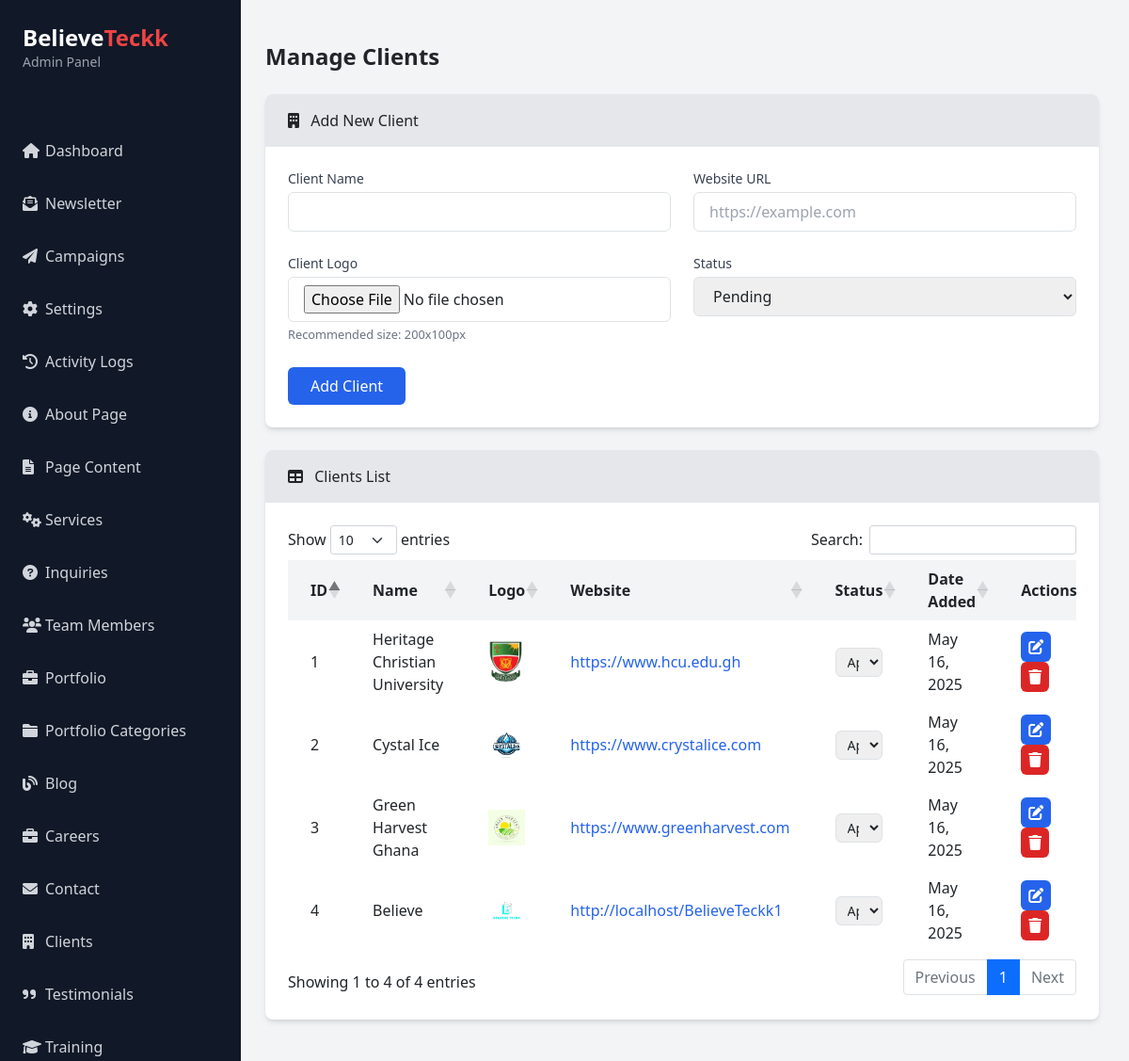
The app's page /admin/clients.php with its own data.
### tables this page shows
CREATE TABLE `clients` (
  `id` int(11) NOT NULL,
  `name` varchar(255) NOT NULL,
  `logo` varchar(255) DEFAULT NULL,
  `website` varchar(255) DEFAULT NULL,
  `order_index` int(11) DEFAULT 0,
  `created_at` timestamp NOT NULL DEFAULT current_timestamp(),
  `updated_at` timestamp NOT NULL DEFAULT current_timestamp() ON UPDATE current_timestamp(),
  `status` varchar(20) DEFAULT 'pending'
);

### admin/clients.php (the view, shortened to what this page needs)
<?php
$db = getDBConnection();
try {
    $stmt = $db->query("SELECT * FROM clients ORDER BY created_at DESC");
    $clients = $stmt->fetchAll(PDO::FETCH_ASSOC);
} catch (PDOException $e) {
    $_SESSION['error_message'] = "Database error: " . $e->getMessage();
    $clients = [];
}
?>
<!DOCTYPE html>
<html lang="en">
<head>
    <script src="https://cdn.tailwindcss.com"></script>
    <link rel="stylesheet" href="https://cdnjs.cloudflare.com/ajax/libs/font-awesome/6.0.0/css/all.min.css">
    <link href="https://cdn.jsdelivr.net/npm/bootstrap@5.1.3/dist/css/bootstrap.min.css" rel="stylesheet">
    <link href="https://cdn.datatables.net/1.11.5/css/dataTables.bootstrap5.min.css" rel="stylesheet">
</head>
<body class="bg-gray-100">
    <?php include('../includes/admin_sidebar.php'); ?>
    <div class="main-content">
        <div class="container">
            <h1 class="mt-4 mb-4 text-2xl font-bold">Manage Clients</h1>
            <div class="bg-white rounded-lg shadow-md mb-6">
                <div class="bg-gray-200 px-4 py-3 rounded-t-lg">
                    <i class="fas fa-building mr-2"></i>
                    Add New Client
                </div>
                <div class="p-4">
                    <form action="clients.php" method="POST" enctype="multipart/form-data">
                        <div class="grid grid-cols-1 md:grid-cols-2 gap-4 mb-4">
                            <div>
                                <label for="name" class="block text-sm font-medium text-gray-700 mb-1">Client Name</label>
                                <input type="text" class="w-full px-3 py-2 border border-gray-300 rounded-md" id="name" name="name" required>
                            </div>
                            <div>
                                <label for="website" class="block text-sm font-medium text-gray-700 mb-1">Website URL</label>
                                <input type="url" class="w-full px-3 py-2 border border-gray-300 rounded-md" id="website" name="website" placeholder="https://example.com">
                            </div>
                        </div>
                        <div class="grid grid-cols-1 md:grid-cols-2 gap-4 mb-4">
                            <div>
                                <label for="logo" class="block text-sm font-medium text-gray-700 mb-1">Client Logo</label>
                                <input type="file" class="w-full px-3 py-2 border border-gray-300 rounded-md" id="logo" name="logo">
                                <small class="text-gray-500">Recommended size: 200x100px</small>
                            </div>
                            <div>
                                <label for="status" class="block text-sm font-medium text-gray-700 mb-1">Status</label>
                                <select class="w-full px-3 py-2 border border-gray-300 rounded-md" id="status" name="status">
                                    <option value="pending">Pending</option>
                                </select>
                            </div>
                        </div>
                        <button type="submit" class="px-4 py-2 bg-blue-600 text-white rounded-md hover:bg-blue-700">Add Client</button>
                    </form>
                </div>
            </div>
            <div class="bg-white rounded-lg shadow-md mb-6">
                <div class="bg-gray-200 px-4 py-3 rounded-t-lg">
                    <i class="fas fa-table mr-2"></i>
                    Clients List
                </div>
                <div class="p-4">
                    <div class="overflow-x-auto">
                        <table id="clientsTable" class="min-w-full bg-white">
                            <thead class="bg-gray-100">
                                <tr>
                                    <th class="py-2 px-4 text-left">ID</th>
                                    <th class="py-2 px-4 text-left">Name</th>
                                    <th class="py-2 px-4 text-left">Logo</th>
                                    <th class="py-2 px-4 text-left">Website</th>
                                    <th class="py-2 px-4 text-left">Status</th>
                                    <th class="py-2 px-4 text-left">Date Added</th>
                                    <th class="py-2 px-4 text-left">Actions</th>
                                </tr>
                            </thead>
                            <tbody>
                                <?php foreach ($clients as $client): ?>
                                <tr class="border-b">
                                    <td class="py-2 px-4"><?php echo $client['id']; ?></td>
                                    <td class="py-2 px-4"><?php echo htmlspecialchars($client['name']); ?></td>
                                    <td class="py-2 px-4">
                                        <?php if (!empty($client['logo'])): ?>
                                            <img src="../<?php echo htmlspecialchars($client['logo']); ?>" alt="Logo" style="max-height: 50px;">
                                        <?php else: ?>
                                            No Logo
                                        <?php endif; ?>
                                    </td>
                                    <td class="py-2 px-4">
                                        <?php if (!empty($client['website'])): ?>
                                            <a href="<?php echo htmlspecialchars($client['website']); ?>" target="_blank" class="text-blue-600 hover:underline"><?php echo htmlspecialchars($client['website']); ?></a>
                                        <?php else: ?>
                                            N/A
                                        <?php endif; ?>
                                    </td>
                                    <td class="py-2 px-4">
                                        <form action="clients.php" method="POST" class="status-form">
                                            <select name="status" class="w-full px-2 py-1 border border-gray-300 rounded-md text-sm" onchange="this.form.submit()">
                                                <option value="approved" <?php echo $client['status'] === 'approved' ? 'selected' : ''; ?>>Approved</option>
                                            </select>
                                        </form>
                                    </td>
                                    <td class="py-2 px-4"><?php echo date('M d, Y', strtotime($client['created_at'])); ?></td>
                                    <td class="py-2 px-4">
                                        <button type="button" class="px-2 py-1 bg-blue-600 text-white rounded-md hover:bg-blue-700 edit-client-btn"
                                                data-id="<?php echo $client['id']; ?>"
                                                data-name="<?php echo htmlspecialchars($client['name']); ?>"
                                                data-website="<?php echo htmlspecialchars($client['website'] ?? ''); ?>"
                                                data-logo="<?php echo htmlspecialchars($client['logo'] ?? ''); ?>"
                                                data-status="<?php echo htmlspecialchars($client['status']); ?>"
                                                data-bs-toggle="modal" data-bs-target="#editClientModal">
                                            <i class="fas fa-edit"></i>
                                        </button>
                                        <button type="button" class="px-2 py-1 bg-red-600 text-white rounded-md hover:bg-red-700 delete-client-btn"
                                                data-id="<?php echo $client['id']; ?>"
                                                data-name="<?php echo htmlspecialchars($client['name']); ?>"
                                                data-bs-toggle="modal" data-bs-target="#deleteClientModal">
                                            <i class="fas fa-trash"></i>
                                        </button>
                                    </td>
                                </tr>
                                <?php endforeach; ?>
                            </tbody>
                        </table>
                    </div>
                </div>
            </div>
        </div>
    </div>
</body>
</html>

### admin/clients.php (style rules this page uses)
.main-content { margin-left: 250px; padding: 20px; }

### records on screen
clients: id "4", name "Believe", logo (picture), website "http://localhost/BelieveTeckk1", status "Approved", created_at "May 16, 2025"
clients: id "3", name "Green Harvest Ghana", logo (picture), website "https://www.greenharvest.com", status "Approved", created_at "May 16, 2025"
clients: id "2", name "Cystal Ice", logo (picture), website "https://www.crystalice.com", status "Approved", created_at "May 16, 2025"
clients: id "1", name "Heritage Christian University", logo (picture), website "https://www.hcu.edu.gh", status "Approved", created_at "May 16, 2025"
